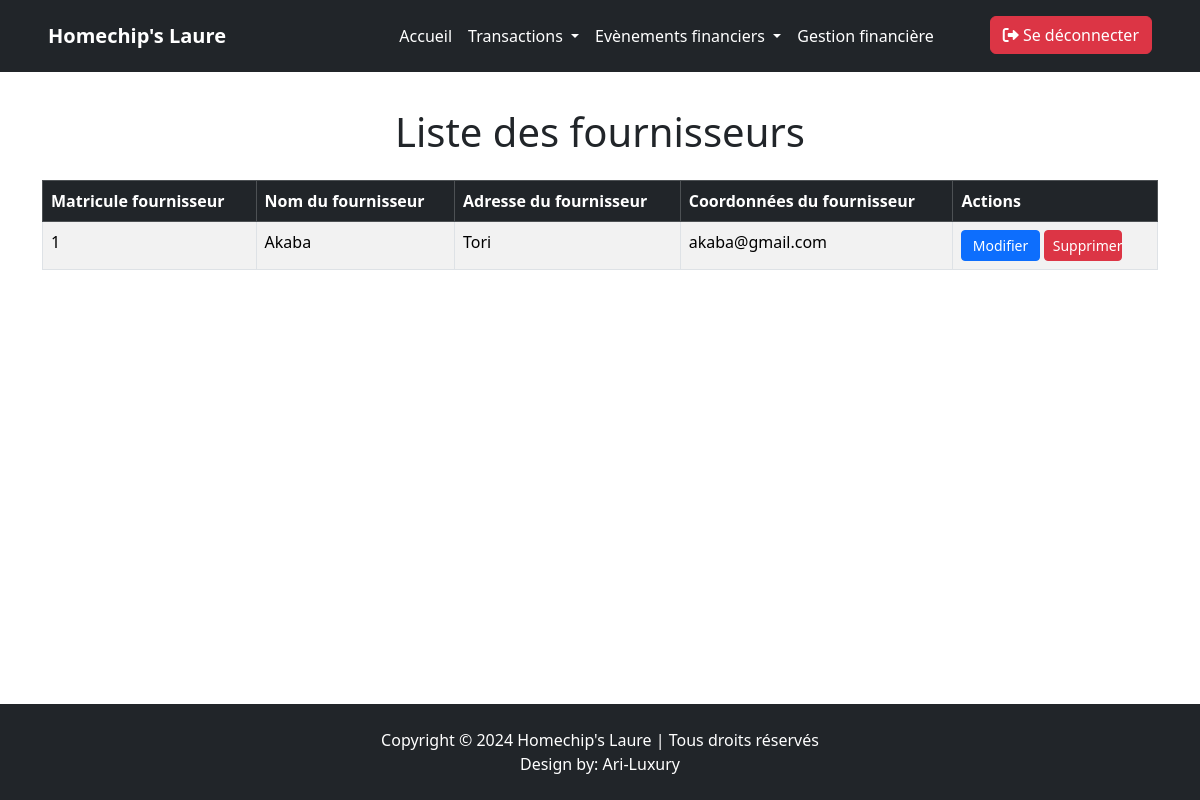
Screenshot of /dashbord/fournisseur.php (signed in) with the database file from the repository.
### tables this page shows
CREATE TABLE `fournisseurs` (
  `idFournisseur` int(11) NOT NULL,
  `NomFournisseur` varchar(30) NOT NULL,
  `AdresseFournisseur` varchar(255) NOT NULL,
  `CoordonneesFournisseur` varchar(255) NOT NULL
);

### dashbord/fournisseur.php (the view, shortened to what this page needs)
<?php
    include('../connexion.php');
    $req = "SELECT * FROM fournisseurs";
    $reponse = $bdd -> query($req);
    $donnee = $reponse -> fetchAll();
?>
<!DOCTYPE html>
<html lang="en">
<head>
    <link href="https://cdn.jsdelivr.net/npm/bootstrap@5.3.3/dist/css/bootstrap.min.css" rel="stylesheet">
</head>
<body class="d-flex flex-column min-vh-100">
    <?php include '../navbar/en_tete.php'; ?>
    <section class="container my-5 flex-grow-1">
        <h1 class="ajout mb-4 text-center">Liste des fournisseurs</h1>
        <div class="table-responsive">
            <table class="table table-striped table-bordered">
                <thead class="table-dark">
                    <tr>
                        <th>Matricule fournisseur</th>
                        <th>Nom du fournisseur</th>
                        <th>Adresse du fournisseur</th>
                        <th>Coordonnées du fournisseur</th>
                        <th>Actions</th>
                    </tr>
                </thead>
                <tbody>
                    <?php
                        foreach($donnee as $liste){
                    ?>
                    <tr>
                        <td><?= $liste['idFournisseur'] ?></td>
                        <td><?= $liste['NomFournisseur'] ?></td>
                        <td><?= $liste['AdresseFournisseur'] ?></td>
                        <td><?= $liste['CoordonneesFournisseur'] ?></td>
                        <td>
                            <a href="../modif_formulaire/modif_form_fournisseur.php?id=<?= $liste['idFournisseur'] ?>" class="btn btn-primary btn-sm col-lg-5 col-md-12 col-sm-12">Modifier</a>
                            <button type="button" class="btn btn-danger btn-sm col-lg-5 col-md-12 col-sm-12" data-bs-toggle="modal" data-bs-target="#deleteModal" data-id="<?= $liste['idFournisseur'] ?>">
                                Supprimer
                            </button>
                        </td>
                    </tr>
                    <?php
                        }
                    ?>
                </tbody>
            </table>
        </div>
    </section>
    <footer class="footer bg-dark text-white text-center py-4 mt-auto">
        <p class="mb-0 ">Copyright © 2024 Homechip's Laure | Tous droits réservés</p>
        <p class="mb-0 ">Design by: <a href="https://ari-luxury.com" class="text-white text-decoration-none">Ari-Luxury</a></p>
    </footer>
</body>
</html>

### dashbord/fournisseur.php (style rules this page uses)
.ajout { margin-top: 60px; }
footer { margin-top: auto; bottom: 0; width: 100%; }
.table-responsive { overflow-x: auto; }

### rows the page displays
fournisseurs: idFournisseur "1", NomFournisseur "Akaba", AdresseFournisseur "Tori", CoordonneesFournisseur "akaba@gmail.com"
